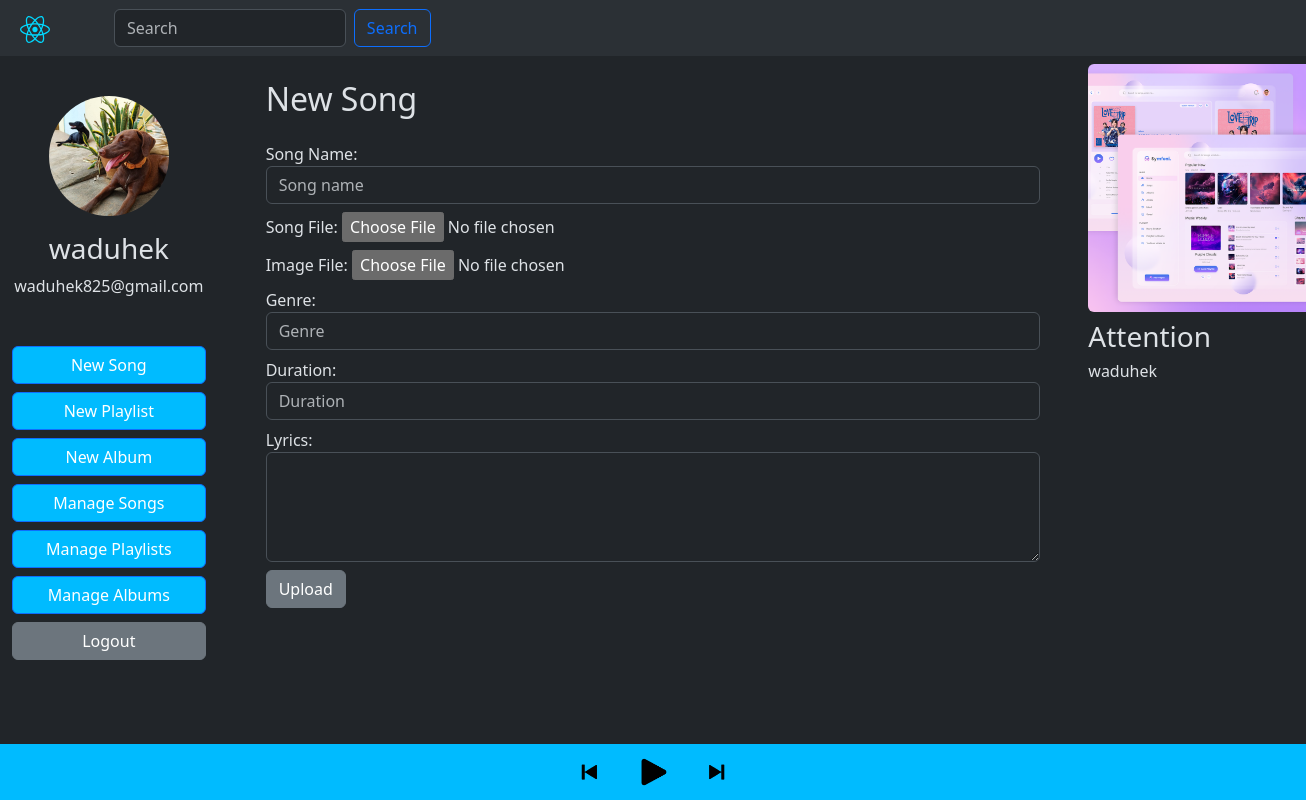
/create/song (signed in), run on the app's committed database.
### app.py (models this page shows)
class User(db.Model, UserMixin):
    __tablename__ = "user"
    id = db.Column(db.Integer(), primary_key=True)
    email = db.Column(db.String(255), unique=True)
    username = db.Column(db.String(255), unique=True, nullable=False)
    password = db.Column(db.String(255), nullable=False)
    img = db.Column(db.String(300), default='user.png')
    phone = db.Column(db.Integer())
    gender = db.Column(db.String(10))
    address = db.Column(db.String(300))
    active = db.Column(db.Boolean())
    fs_uniquifier = db.Column(db.String(255), unique=True, nullable=False)
    confirmed_at = db.Column(db.DateTime())
    songs = db.relationship('Songs', backref='user',
                            cascade="all, delete-orphan")
    albums = db.relationship('Albums', backref='user',
                             cascade="all, delete-orphan")
    playlist = db.relationship('Playlist', backref='user',
                               cascade="all, delete-orphan")
    roles = db.relationship(
        "Role", secondary="roles_users", backref=db.backref("users", lazy="dynamic")
    )

class Songs(db.Model):
    id = db.Column(db.Integer, primary_key=True)
    name = db.Column(db.String(200), nullable=False)
    song = db.Column(db.String(300))
    img = db.Column(db.String(300))
    duration = db.Column(db.String(10))
    genre = db.Column(db.String(50))
    rating = db.Column(db.Float, default=0.0)
    num_ratings = db.Column(db.Integer, default=0)
    date_added = db.Column(db.DateTime, default=datetime.utcnow)
    popularity = db.Column(db.Integer, default=0)
    lyrics = db.Column(db.String(3000))
    artist_id = db.Column(db.Integer, db.ForeignKey(
        'user.id'), nullable=False)
    album_id = db.Column(db.Integer, db.ForeignKey(
        'albums.id'))

### app.py (the view, shortened to what this page needs)
@app.route('/create/song', methods=['POST', 'GET'])
def create_song():
    uid = current_user.id
    status = session.get('playpause', 'play')
    a = session.get('current_song_id', 1)
    curr_song = Songs.query.filter_by(id=a).first()
    user, log, hide = show()
    if not curr_song:
        curr_song = Songs(name='', img='default.png')
    return render_template('create_song.html', hide=hide, log=log, curr_song=curr_song, status=status, user=user)

### app.py (called while the page is built)
def show():
    auth = current_user.is_authenticated
    if not auth:
        user = User(username='login', email=' ', img='default.png')
        log, hide = "hidden", ""
    else:
        user = User.query.get(current_user.id)
        log, hide = "", "hidden"
    return user, log, hide

### templates/create_song.html
{% extends "base.html" %}
{% block content %}
<div class="col-md-8" id="col2">
<h2 class = "mt-3 ms-5 me-5 mb-4">New Song</h2>
<form method="POST" class="ms-5 me-5" enctype="multipart/form-data">
    <div class="form-group mb-2">
        <label for="name">Song Name:</label>
        <input type="text" class="form-control" id="name" placeholder="Song name" name="name" required>
    </div>
    <div class="form-group mb-2">
        <label for="song">Song File:</label>
        <input type="file" class="form-control-file" id="song" name="song" required>
    </div>
    <div class="form-group mb-2">
        <label for="img">Image File:</label>
        <input type="file" class="form-control-file" id="img" name="img" required>
    </div>
    <div class="form-group mb-2">
        <label for="genre">Genre:</label>
        <input type="text" class="form-control" id="genre" placeholder="Genre" name="genre" required>
    </div>
    <div class="form-group mb-2">
        <label for="duration">Duration:</label>
        <input type="text" class="form-control" id="duration" placeholder="Duration" name="duration" required>
    </div>
    <div class="form-group mb-2">
        <label for="lyrics">Lyrics:</label>
        <textarea class="form-control" id="lyrics" rows="4" cols="50" name="lyrics" required></textarea>
    </div>
    <button type="submit" class="btn btn-secondary">Upload</button>
</form>
</div>
{% endblock %}

### templates/base.html (shortened to what this page needs)
<!DOCTYPE html>
<html lang="en" data-bs-theme="dark">
<head>
    <link href="https://cdn.jsdelivr.net/npm/bootstrap@5.3.2/dist/css/bootstrap.min.css" rel="stylesheet">
    <link rel="stylesheet" href="{{ url_for('static', filename='app.css') }}" />
</head>
<body>
    <nav class="navbar navbar-expand-lg bg-body-tertiary p-2">
        <div class="container-fluid">
          <a class="navbar-brand" href="{{ url_for('index') }}"><img src = "{{ url_for('static', filename='react.svg') }}" width="30px" /></a>
            <form class="d-flex justify-content-start w-25 me-auto" role="search" method="post" action="{{ url_for('search_results')}}">
                <input class="form-control me-2" type="search" placeholder="Search" aria-label="Search" name="queryString">
                <button class="btn btn-outline-primary" type="submit">Search</button>
            </form>
          </div>
      </nav>
      <div class = "container-fluid mt-2">
        <div class="row row-cols-3">
            <div class="col-md-2 mt-2" id="col1">
                <div class="row mt-3">
                    <a href="{{url_for('account')}}" class="d-flex justify-content-center" >
                        <img src = "{{ url_for('static', filename='uploads/' + user.img) }}" class="mt-2 rounded-circle" width="120px" height="120px" class = "mt-2" style="object-fit: cover;"/>
                    </a>
                    <div class="col mb-3">
                        <h3 class="mt-3 d-flex justify-content-center">{{user.username}}</h3>
                        <p class="fw-light d-flex justify-content-center">{{user.email}}</p>
                </div>
                <div class="menu-btns mt-3">
                    <a href="{{ url_for('create_song') }}" class="btn btn-primary btn-block mb-2 col-12 custom-btn" {{log}}>New Song</a>
                    <a href="{{ url_for('create_playlist') }}" class="btn btn-primary btn-block mb-2 col-12 custom-btn" {{log}}>New Playlist</a>
                    <a href="{{ url_for('create_album') }}" class="btn btn-primary btn-block mb-2 col-12 custom-btn" {{log}}>New Album</a>
                    <a href="{{ url_for('manage_songs') }}" class="btn btn-primary btn-block mb-2 col-12 custom-btn" {{log}}>Manage Songs</a>
                    <a href="{{ url_for('manage_playlists') }}" class="btn btn-primary btn-block mb-2 col-12 custom-btn" {{log}}>Manage Playlists</a>
                    <a href="{{ url_for('manage_albums') }}" class="btn btn-primary btn-block mb-2 col-12 custom-btn" {{log}}>Manage Albums</a>
                    <a href="{{ url_for('logout') }}" class="btn btn-secondary btn-block mb-2 col-12" {{log}}>Logout</a>
                </div>
            </div>
        </div>
{% block content %}{% endblock %}
<div class="col-md-2" id="col3">
        <img src="{{ url_for('static', filename='uploads/' + curr_song.img) }}" class="me-5 rounded" alt="cover" style="width: 15.5rem; height: 15.5rem; object-fit: cover;">
        <h3 class="mt-2">{{curr_song.name}}</h3>
        <h6 class="fw-light">{{curr_song.user.username}}</h6>
</div>
</div>
</div>
<div class="fixed-bottom" id="player">
    <div class="container-fluid d-flex justify-content-center">
        <div class="row">
            <div class="col mt-2 mb-2 ">
                <img id="prevBtn" src="{{ url_for('static', filename='prev.png') }}" width="40px" onclick="togglePrev({{curr_song.id}})">
            </div>
            <div class="col mt-2 mb-2 ">
                <img id="playPauseBtn" src="{{ url_for('static', filename='play.png') }}" width="40px" onclick="togglePlayPause()">
            </div>
            <div class="col mt-2 mb-2 ">
                <img id="nextBtn" src="{{ url_for('static', filename='next.png') }}" width="40px" onclick="toggleNext({{curr_song.id}})">
            </div>
        </div>
    </div>
</div>
</body>
</html>

### static/app.css (style rules this page uses)
body { overflow-x: hidden; }
#player { background-color: rgb(0, 187, 255); padding: 0; margin: 0; }
#col3 { padding-left: 0; padding-right: 0; }
#col2 { padding-left: 0; padding-right: 0; }
.custom-btn { background-color: rgb(0, 187, 255); }

### data on the page
User: img (picture), username "waduhek", email "waduhek825@gmail.com", user.username "waduhek"
Songs: img (picture), name "Attention"
